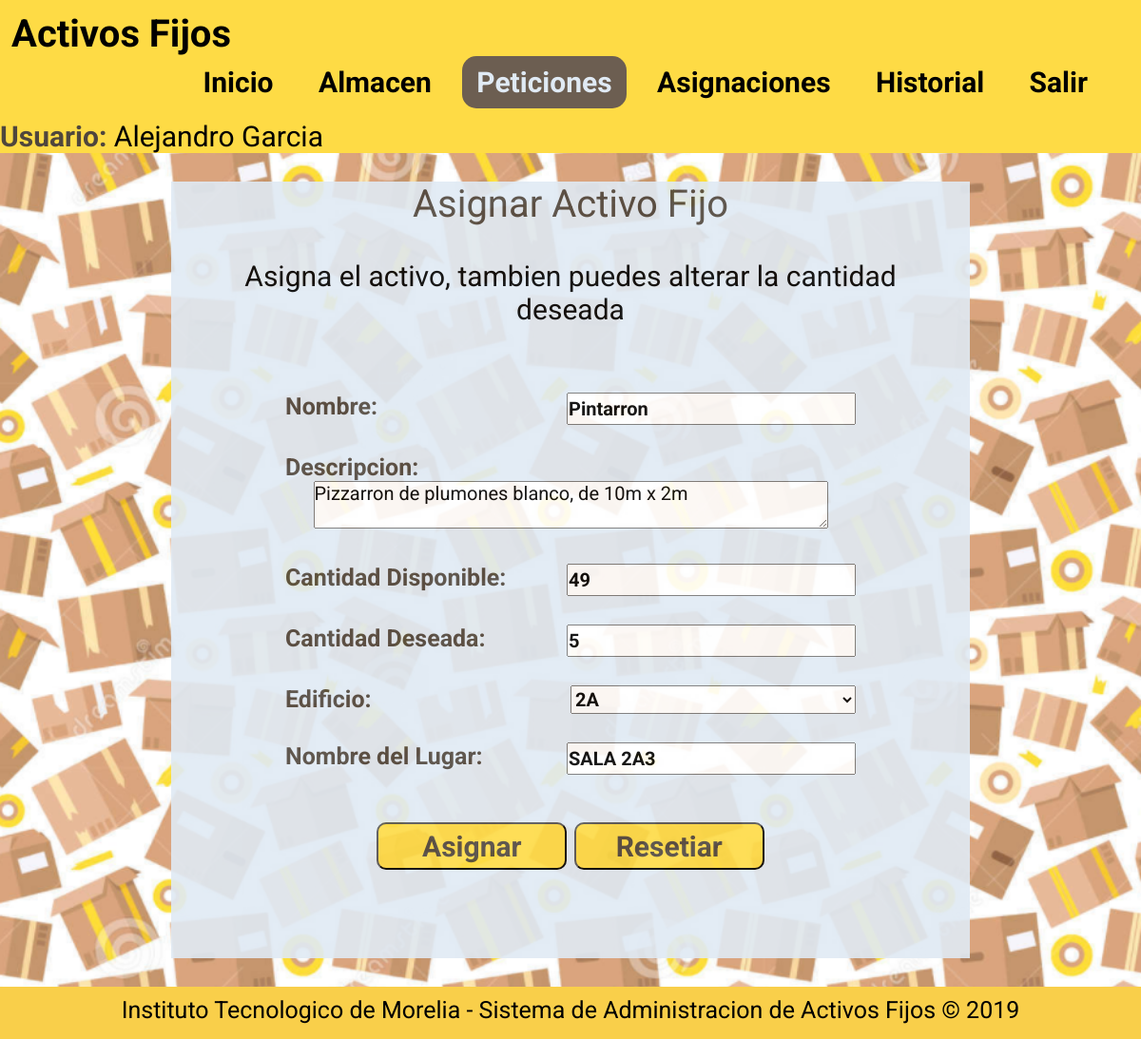
The app's page /index.php?op=121&&idAsignacion=31 (signed in) with its own data.
### tables this page shows
CREATE TABLE IF NOT EXISTS `ASIGNACION` (
  `ID_ASIGNACION` int(11) NOT NULL AUTO_INCREMENT,
  `CORREO` varchar(100) NOT NULL,
  `ID_ACTIVO` int(11) NOT NULL,
  `CANTIDAD` int(11) NOT NULL,
  `FECHA` date NOT NULL,
  `ID_UBICACION` int(11) NOT NULL,
  `STATUS` tinyint(1) NOT NULL,
  PRIMARY KEY (`ID_ASIGNACION`,`CORREO`,`ID_ACTIVO`),
  KEY `fk_PETICION_USUARIO1_idx` (`CORREO`),
  KEY `fk_PETICION_ACTIVO1_idx` (`ID_ACTIVO`),
  KEY `fk_UBICACION` (`ID_UBICACION`)
);

CREATE TABLE IF NOT EXISTS `ACTIVO` (
  `ID_ACTIVO` int(11) NOT NULL AUTO_INCREMENT,
  `NOMBRE` varchar(45) NOT NULL,
  `DESCRIPCION` varchar(45) DEFAULT NULL,
  `CANTIDAD_TOTAL` varchar(45) NOT NULL,
  `CANTIDAD_DISPONIBLE` varchar(45) NOT NULL,
  `FECHA_COMPRA` date NOT NULL,
  `ID_TIPO` int(11) NOT NULL,
  PRIMARY KEY (`ID_ACTIVO`),
  KEY `fk_ACTIVO_TIPO_ACTIVO1_idx` (`ID_TIPO`)
);

CREATE TABLE IF NOT EXISTS `EDIFICIO` (
  `ID_EDIFICIO` int(11) NOT NULL AUTO_INCREMENT,
  `EDIFICIO` varchar(45) NOT NULL,
  PRIMARY KEY (`ID_EDIFICIO`)
);

CREATE TABLE IF NOT EXISTS `UBICACION` (
  `ID_UBICACION` int(11) NOT NULL AUTO_INCREMENT,
  `NOMBRE` varchar(45) NOT NULL,
  `ID_EDIFICIO` int(11) NOT NULL,
  PRIMARY KEY (`ID_UBICACION`),
  KEY `fk_UBICACION_EDIFICIO1_idx` (`ID_EDIFICIO`)
);

### Procesa/bd.php (called while the page is built, shortened)
<?php
function bd_consulta($query)
{
	$hostname="localhost";
	$user="root";
	$password="";
	$bd="activosfijos";
	$connection = mysqli_connect($hostname , $user , $password);
	mysqli_select_db ($connection, $bd);
	$result = mysqli_query($connection, $query);
	return $result;
}
?>

### asignarActivo.php (the view, shortened to what this page needs)
<?php
  $idAsi = $_GET["idAsignacion"];
  $query = 'SELECT ACTIVO.NOMBRE AS ACTIVO, DESCRIPCION, CANTIDAD_DISPONIBLE, CANTIDAD, EDIFICIO.ID_EDIFICIO, EDIFICIO.EDIFICIO, UBICACION.NOMBRE AS LUGAR FROM ASIGNACION
            INNER JOIN ACTIVO ON ASIGNACION.ID_ACTIVO = ACTIVO.ID_ACTIVO
            INNER JOIN UBICACION ON ASIGNACION.ID_UBICACION = UBICACION.ID_UBICACION
            INNER JOIN EDIFICIO ON UBICACION.ID_EDIFICIO = EDIFICIO.ID_EDIFICIO
            WHERE ID_ASIGNACION = '.$idAsi.'';
  $result=bd_consulta($query);
  $row=mysqli_fetch_assoc($result);
?>
<div class="Titulo">
  <p>Asignar Activo Fijo</p>
</div>
<div class="Texto">
  <p>Asigna el activo, tambien puedes alterar la cantidad deseada</p>
</div>
<form class="Formulario" action="Procesa/asignar.php" method="post" onsubmit="return peticion()">
  <div class="Informacion">
    <div>
      <label for="nom">Nombre: </label>
      <input type="text" name="nom" value="<?php echo $row["ACTIVO"] ?>" readonly>
    </div>
    <div>
      <label for="des">Descripcion: </label>
      <textarea name="des" rows="auto" cols="50" readonly><?php echo $row["DESCRIPCION"] ?></textarea>
    </div>
    <div>
      <label>Cantidad Disponible: </label>
      <input type="text" name="canDis" id="canDis" value="<?php echo $row["CANTIDAD_DISPONIBLE"] ?>" readonly>
    </div>
    <div>
      <label for="can">Cantidad Deseada: </label>
      <input type="number" name="can" id="can" placeholder="Ingrese la cantidad que desea" value="<?php echo $row["CANTIDAD"] ?>" required>
    </div>
    <div>
      <label for="edif">Edificio: </label>
      <select name="edif" id="edif">
        <option value="<?php echo $row["ID_EDIFICIO"] ?>"><?php echo $row["EDIFICIO"] ?></option>
      </select>
    </div>
    <div>
      <label for="nomLug">Nombre del Lugar: </label>
      <input type="text" name="nomLug" id="nomLug" value="<?php echo $row["LUGAR"] ?>" readonly>
    </div>
  </div>
  <div class="Botones">
    <div>
      <input type="submit" value="Asignar">
      <input type="reset" value="Resetiar">
    </div>
  </div>
</form>

### CSS/estilo.css (style rules this page uses)
* { margin: 0; padding: 0; font-family: 'Roboto', sans-serif; }
body { background: url('Fondo.png'); color: #000000; background-size: cover; }
section .Titulo { color: #4f463d; font-size: 40px; }
section .Texto { color: #000000; padding: 5px; margin: 30px; font-size: 30px; position: relative; }
section .Formulario { color: #000000; padding: 5px; margin: 30px; font-size: 30px; position: relative; z-index: 10; }
section .Formulario .Informacion div { margin: 30px auto; width: 600px; overflow: hidden; display: block; vertical-align: middle; }
section .Formulario .Informacion div label { color: #4f463d; font-size: 25px; font-weight: bold; float: left; vertical-align: middle; margin: auto; }
section .Formulario .Informacion div input { color: #000000; float: right; width: 300px; height: 30px; font-size: 20px; font-weight: bold; vertical-align: middle; margin: auto; }
section .Formulario .Informacion div select { color: #000000; float: right; width: 300px; height: 30px; font-size: 20px; font-weight: bold; vertical-align: middle; margin: auto; }
section .Formulario .Informacion div textarea { color: #000000; font-size: 20px; }
section .Formulario .Botones div { width: 100%; margin-top: 50px; }
section .Formulario .Botones div input { margin: auto; width: 200px; height: 50px; font-size: 30px; background: #fedb45; color: #4f463d; font-weight: bold; border-radius: 10px; }

### records on screen
asignacion: nom "Pintarron", des "Pizzarron de plumones blanco, de 10m x 2m", canDis "49", can "5", edif "2A", nomLug "SALA 2A3"

### other values on screen
$_SESSION["nombre"] "Alejandro Garcia"
